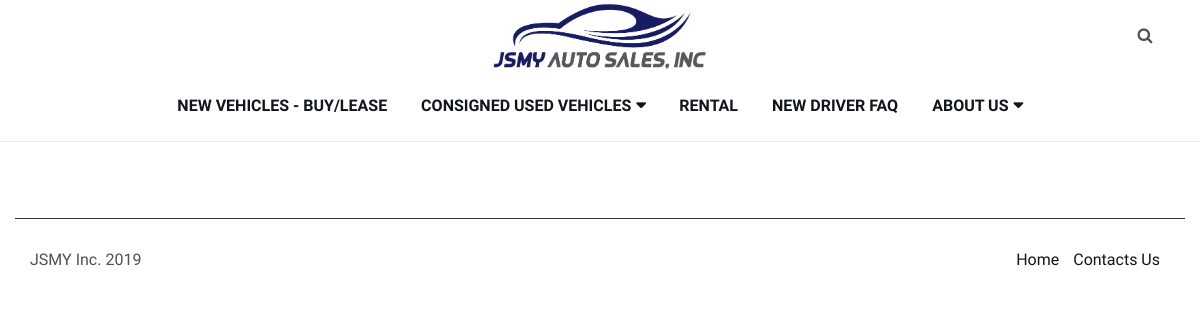
The app's page /faq/, older data.
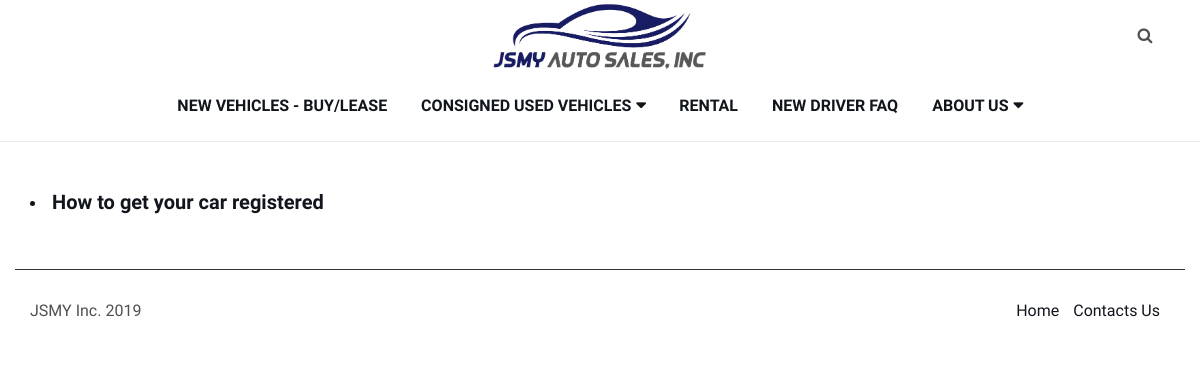
The same page, newer data.
### listing/models.py (models this page shows, shortened)
class Car(models.Model):
    type = models.CharField(max_length=25, choices=[('New', 'New Vehicle'), ('Used', 'Used Vehicle'), ('Lease', 'Rental Vehicle'),('faq', 'FAQ')], default='New', verbose_name='Listing Type')
    title = models.CharField(max_length=500, verbose_name='Title of Vehicle Listing')
    price = models.DecimalField(max_digits=8, decimal_places=2, verbose_name='Price of Vehicle in Dollar Amount')
    body = RichTextField(verbose_name='Description of Vehicle')
    slug = models.SlugField(max_length=200, unique=True, verbose_name='SLUG: Your URL will have this in the address')
    publish = models.BooleanField(default=True)
    sold = models.CharField(max_length=10,verbose_name='Sold Y/N',choices=[('Sale', 'For Sale'), ('Sold', 'Sold')], default='Sale')
    created = models.DateField(auto_now_add=True)
    modified = models.DateField(auto_now=True)
    object = EntryQuerySet.as_manager()
    class Meta:
        verbose_name = "Car Listing Entry"
        verbose_name_plural = "Car Listing Entries"
        ordering = ["-created"]

### listing/views.py (the view)
# urls.py: path('faq/', views.faq, name='faq'),
def faq(request):
    posts = Car.object.filter(type="faq", sold="Sale", publish=True, created__lte=timezone.now()).order_by('-pk')
    page = request.GET.get('page', 1)
    paginator = Paginator(posts, 3)
    try:
        pag = paginator.page(page)
    except PageNotAnInteger:
        pag = paginator.page(1)
    except EmptyPage:
        pag = paginator.page(paginator.num_pages)
    return render(request, 'listing/faq.html', {'posts':posts, 'pag': pag})

### listing/templates/listing/faq.html (shortened to what this page needs)
<!DOCTYPE html>
<html lang="en">
<head>
</head>
{% extends 'index.html' %}
{% load static %}
{% load humanize %}
{% block summary %}
<body>
<br>
<br>
    {% for Car in pag %}
        <div class="container">
            <a href="{% url 'listing:faqdetail' Car.slug%}">
                <li>
                    <span class="a">{{ Car.title }}</span>
                </li>
            </a>
            <br>
        </div>
    {% endfor %}
</body>
{% endblock %}

Row changes from the older to the newer data that the page shows:
added Car: title "How to get your car registered"
